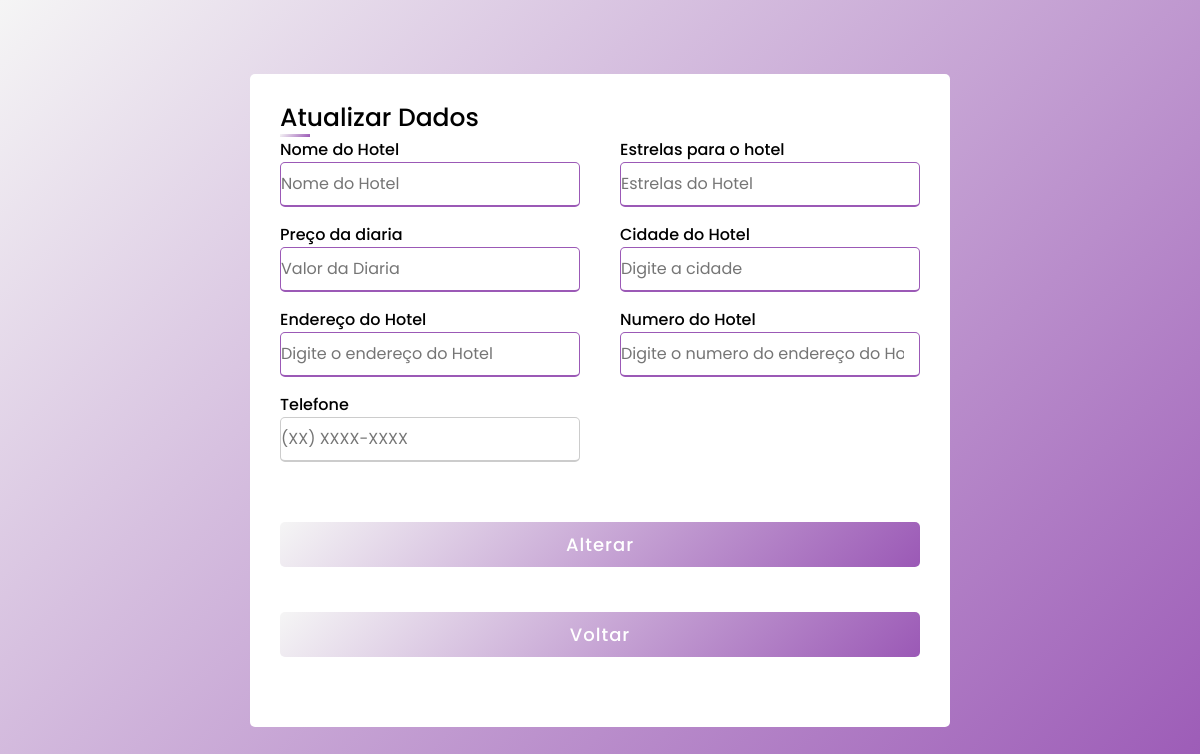
The page /atualizar/1 on the database as committed earlier.
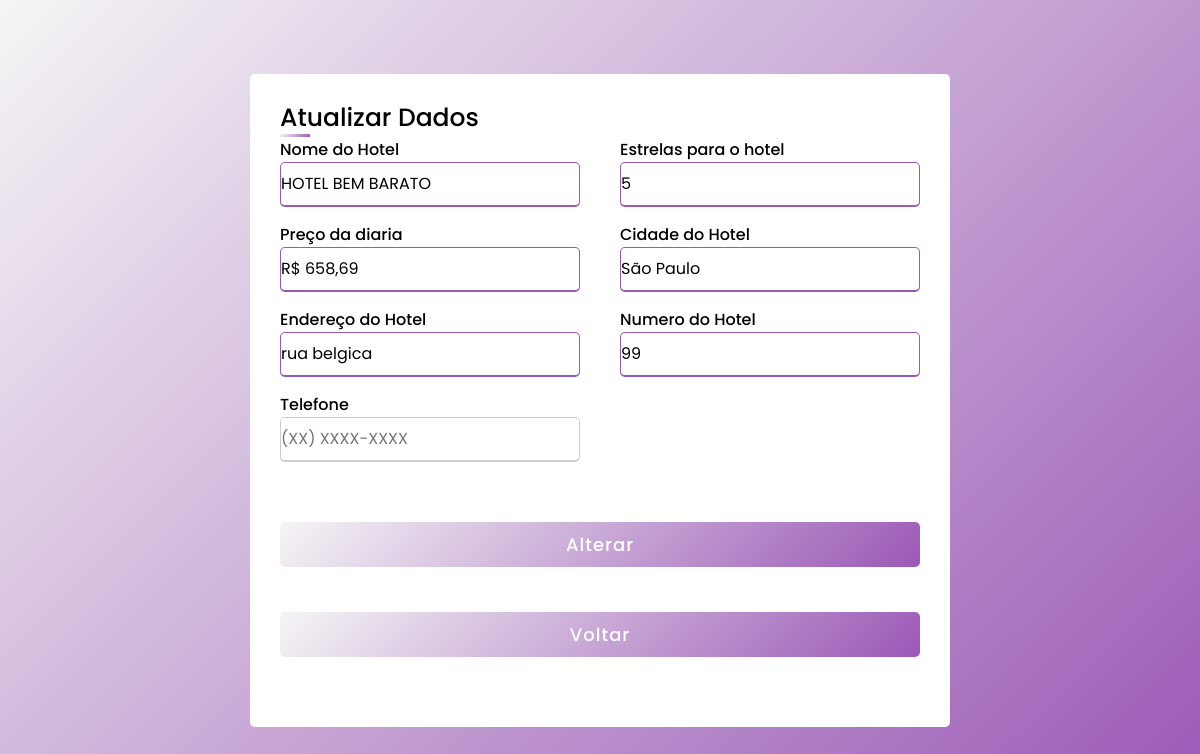
The same page on the database as committed later.
### app.py (models this page shows, shortened)
class HotelModel (banco.Model):
    __tablename__ = 'hoteis'
    hotel_id = banco.Column(banco.Integer, primary_key=True, autoincrement=True)
    nome = banco.Column(banco.String(80), nullable=False)
    estrela = banco.Column(banco.String(4), nullable=False)
    diaria = banco.Column(banco.String(10), nullable=False)
    cidade = banco.Column(banco.String(80), nullable=False)
    endereco = banco.Column(banco.String(100), nullable=False)
    numero = banco.Column(banco.Integer, nullable=False)
    cnpj = banco.Column(banco.String(18), unique=True)
    telefone_contato = banco.Column(banco.String(15), nullable=False)

### app.py (the view, shortened to what this page needs)
@app.route("/atualizar/<int:id>", methods=['GET', 'POST'])
def atualizar(id):
    hotel = HotelModel.query.filter_by(hotel_id=id).first()
    return render_template("atualizar.html", hotel=hotel)

### templates/atualizar.html (shortened to what this page needs)
<!DOCTYPE html>
<html>
<head>
    <link rel="stylesheet" href="{{ url_for('static', filename='css/styleregistros.css') }}">
</head>
<body>
<div class="container">
    <div class="title">Atualizar Dados</div>
            <form action="" method="POST" id="formulario">
                <div class="user-details">
                    <div class="input-box">
                        <span class="details">Nome do Hotel</span>
                        <input type="text" name="nome" placeholder="Nome do Hotel" value="{{ hotel.nome}}">
                    </div>
                    <div class="input-box">
                        <span class="details">Estrelas para o hotel</span>
                        <input type="text" name="estrela" placeholder="Estrelas do Hotel" value="{{ hotel.estrela }}" oninput="validarEntrada(event)">
                    </div>
                    <div class="input-box">
                        <span class="details">Preço da diaria</span>
                        <input type="text" name="diaria" placeholder="Valor da Diaria" value="{{ hotel.diaria}}">
                    </div>
                    <div class="input-box">
                        <span class="details">Cidade do Hotel</span>
                        <input type="text" name="cidade" placeholder="Digite a cidade" value="{{ hotel.cidade}}">
                    </div>
                    <div class="input-box">
                        <span class="details">Endereço do Hotel</span>
                        <input type="text" name="endereco" placeholder="Digite o endereço do Hotel " value="{{ hotel.endereco }}">
                    </div>
                    <div class="input-box">
                        <span class="details">Numero do Hotel</span>
                        <input type="text" name="numero" placeholder="Digite o numero do endereço do Hotel" value="{{ hotel.numero }}">
                    </div>
                    <div class="input-box">
                        <span class="details">Telefone</span>
                        <input type="text"  name="telefone_contato" id="telefone" placeholder="(XX) XXXX-XXXX" required maxlength="14">
                    </div>
                </div>
            <div class="button">
                <input type="submit" value="Alterar">
            </div>
                <div class="button2">
                <input type="submit" onclick="location.href = 'http://127.0.0.1:5000/lista';" value="Voltar">
            </div>
            </form>
</div>
</body>
</html>

Rows that differ between the two databases and show on the page:
added HotelModel: nome "HOTEL BEM BARATO", estrela "5", diaria "R$ 658,69", cidade "São Paulo", endereco "rua belgica", numero "99"
